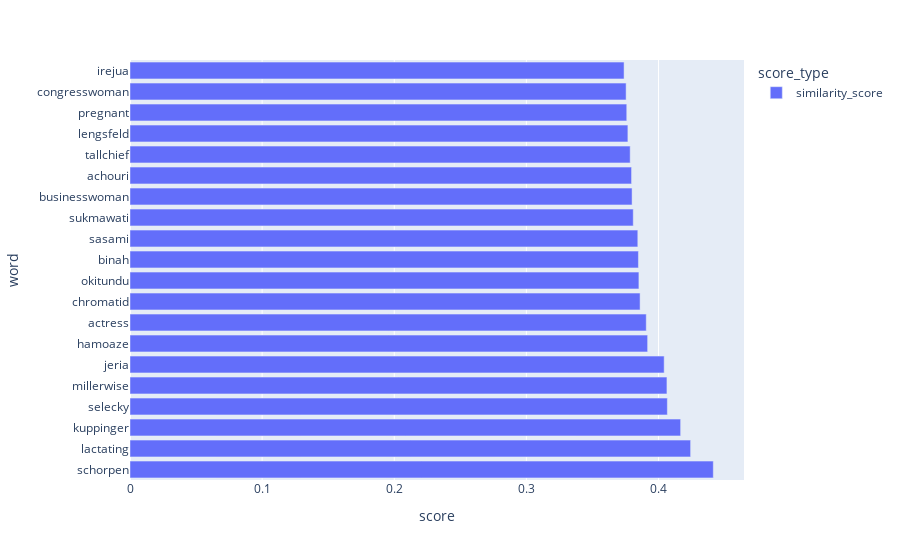
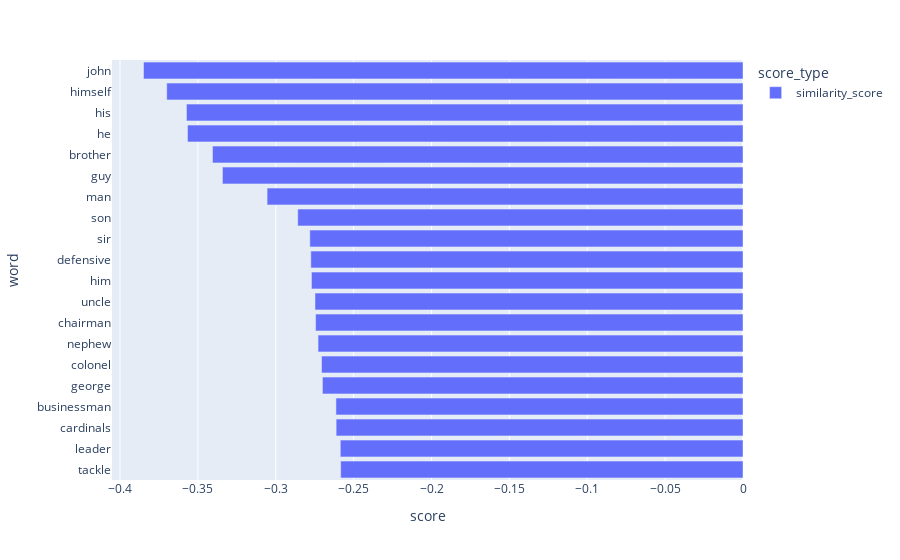

These figures' notebook cell, in order:
### Code cell
plot_top_biased_words(df_centralized_female, n_words=20)
plot_top_biased_words(df_centralized_male, n_words=20)

### Figure 1 — Plotly figure (JSON) as saved in the notebook; plotly's stock layout.template omitted (floating-point values rounded to 4 significant figures)
{"data": [{"alignmentgroup": "True", "hovertemplate": "score_type=similarity_score<br>score=%{x}<br>word=%{y}<extra></extra>", "legendgroup": "similarity_score", "marker": {"color": "#636efa", "pattern": {"shape": ""}}, "name": "similarity_score", "offsetgroup": "similarity_score", "orientation": "h", "showlegend": true, "textposition": "auto", "type": "bar", "x": [0.4415, 0.4243, 0.4167, 0.4067, 0.4064, 0.4043, 0.3918, 0.3907, 0.3861, 0.3852, 0.3848, 0.3843, 0.3809, 0.38, 0.3796, 0.3785, 0.3768, 0.376, 0.3755, 0.3739], "xaxis": "x", "y": ["schorpen", "lactating", "kuppinger", "selecky", "millerwise", "jeria", "hamoaze", "actress", "chromatid", "okitundu", "binah", "sasami", "sukmawati", "businesswoman", "achouri", "tallchief", "lengsfeld", "pregnant", "congresswoman", "irejua"], "yaxis": "y"}], "layout": {"barmode": "group", "legend": {"title": {"text": "score_type"}, "tracegroupgap": 0}, "margin": {"t": 60}, "xaxis": {"anchor": "y", "domain": [0, 1], "title": {"text": "score"}}, "yaxis": {"anchor": "x", "domain": [0, 1], "title": {"text": "word"}}}}

### Figure 2 — Plotly figure (JSON) as saved in the notebook; plotly's stock layout.template omitted (floating-point values rounded to 4 significant figures)
{"data": [{"alignmentgroup": "True", "hovertemplate": "score_type=similarity_score<br>score=%{x}<br>word=%{y}<extra></extra>", "legendgroup": "similarity_score", "marker": {"color": "#636efa", "pattern": {"shape": ""}}, "name": "similarity_score", "offsetgroup": "similarity_score", "orientation": "h", "showlegend": true, "textposition": "auto", "type": "bar", "x": [-0.2583, -0.2586, -0.2612, -0.2614, -0.27, -0.2706, -0.2728, -0.2744, -0.2748, -0.2771, -0.2775, -0.2781, -0.2859, -0.3056, -0.3342, -0.3406, -0.3567, -0.3573, -0.37, -0.3849], "xaxis": "x", "y": ["tackle", "leader", "cardinals", "businessman", "george", "colonel", "nephew", "chairman", "uncle", "him", "defensive", "sir", "son", "man", "guy", "brother", "he", "his", "himself", "john"], "yaxis": "y"}], "layout": {"barmode": "group", "legend": {"title": {"text": "score_type"}, "tracegroupgap": 0}, "margin": {"t": 60}, "xaxis": {"anchor": "y", "domain": [0, 1], "title": {"text": "score"}}, "yaxis": {"anchor": "x", "domain": [0, 1], "title": {"text": "word"}}}}
